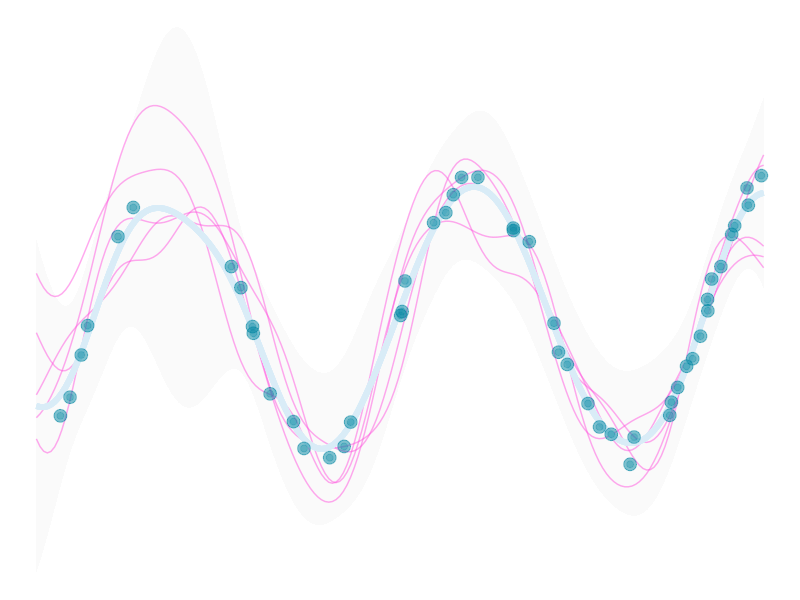

The R source for this figure:
## ---- chunk 1
knitr::opts_chunk$set(
  echo = FALSE,
  dev.args = list(bg = 'transparent'),
  # dev='svglite',
  # fig.align='center',
  #out.width='75%', fig.asp=.75,
  cache.rebuild = F,
  cache = F
)
library(tidyverse)
## ---- chunk 2
library(tidyverse)
l = 1            # for l, sigma_f, sigma_n, see note at covariance function
sigma_f = 1      
sigma_n = .25 
k_eps   = 1e-8   # see note at Kstarstar
n_prior = 5      # number of prior draws
n_post_pred = 5  # number of posterior predictive draws
X_train = 15 * (runif(50) - .5)  
n_train = length(X_train)
# kept sine function for comparison to noise free result
y_train = sin(X_train) + rnorm(n = n_train, sd = .1)  
X_test = seq(-7.5, 7.5, length = 200)
n_test = length(X_test)
gp_mu <- function(x) {
  map_dbl(x, function(x) x = 0)
}
gp_K <- function(
  x,
  y = NULL,
  l = 1,
  sigma_f = 1,
  sigma_n = .5
  ) {
  
  if(!is.null(y)){
    sigma_f * exp( -(1/(2 * l^2)) * as.matrix(dist(x, upper = TRUE, diag = TRUE) ^ 2) ) +
      sigma_n*diag(length(x))    
  }
  else{
    sigma_f * exp( -(1/(2 * l^2)) * as.matrix(dist(x, upper = TRUE, diag = TRUE) ^ 2) )
  }  
}
Ky = gp_K(
  x = X_train,
  y = y_train,
  l = l,
  sigma_f = sigma_f,
  sigma_n = sigma_n
)
# initial matrix
K_ = gp_K(
  c(X_train, X_test),
  l = l,
  sigma_f = sigma_f,
  sigma_n = sigma_n
)
Kstar  = K_[1:n_train, (n_train+1):ncol(K_)]                    # dim = N x N*
tKstar = t(Kstar)                                               # dim = N* x N
Kstarstar = K_[(n_train+1):nrow(K_), (n_train+1):ncol(K_)] +    # dim = N* x N*
  k_eps*diag(n_test)      # the k_eps part is for positive definiteness
Kyinv = solve(Ky)
post_mu = gp_mu(X_test) + tKstar %*% Kyinv %*% (y_train - gp_mu(X_train))
post_K  = Kstarstar - tKstar %*% Kyinv %*% Kstar
s2 = diag(post_K)
y_pp = data.frame(t(MASS::mvrnorm(n_post_pred, mu = post_mu, Sigma = post_K)))
pp_data = data.frame(
  x = X_test,
  y = y_pp,
  fmean = post_mu, 
  se_lower = post_mu - 2 * sqrt(s2),
  se_upper = post_mu + 2 * sqrt(s2)
) %>% 
  pivot_longer(starts_with('y'), names_to = 'variable')
gdat = data.frame(
  x = X_test,
  y = y_pp,
  fmean = post_mu,
  se_lower = post_mu - 2 * sqrt(s2),
  se_upper = post_mu + 2 * sqrt(s2)
) %>%
  gather(key = variable,
         value = value,
         -x,
         -fmean,
         -se_lower,
         -se_upper)
ggplot(aes(x = x, y = value), data = gdat) +
  geom_ribbon(aes(ymin = se_lower, ymax = se_upper, group = variable),
              fill = 'gray98') +
  geom_line(aes(group = variable), color = '#FF55DD80') +
  geom_line(aes(group = variable, y = fmean),
            color = '#d9ecf7',
            size = 2) +
  geom_point(
    aes(x = X_train, y = y_train),
    size = 4,
    color = '#0085a1',
    alpha = .5,
    data = data.frame(X_train, y_train)
  ) +
  geom_point(
    aes(x = X_train, y = y_train),
    size = 2,
    color = '#0085a1',
    alpha = .25,
    data = data.frame(X_train, y_train)
  ) +
  theme_void()
